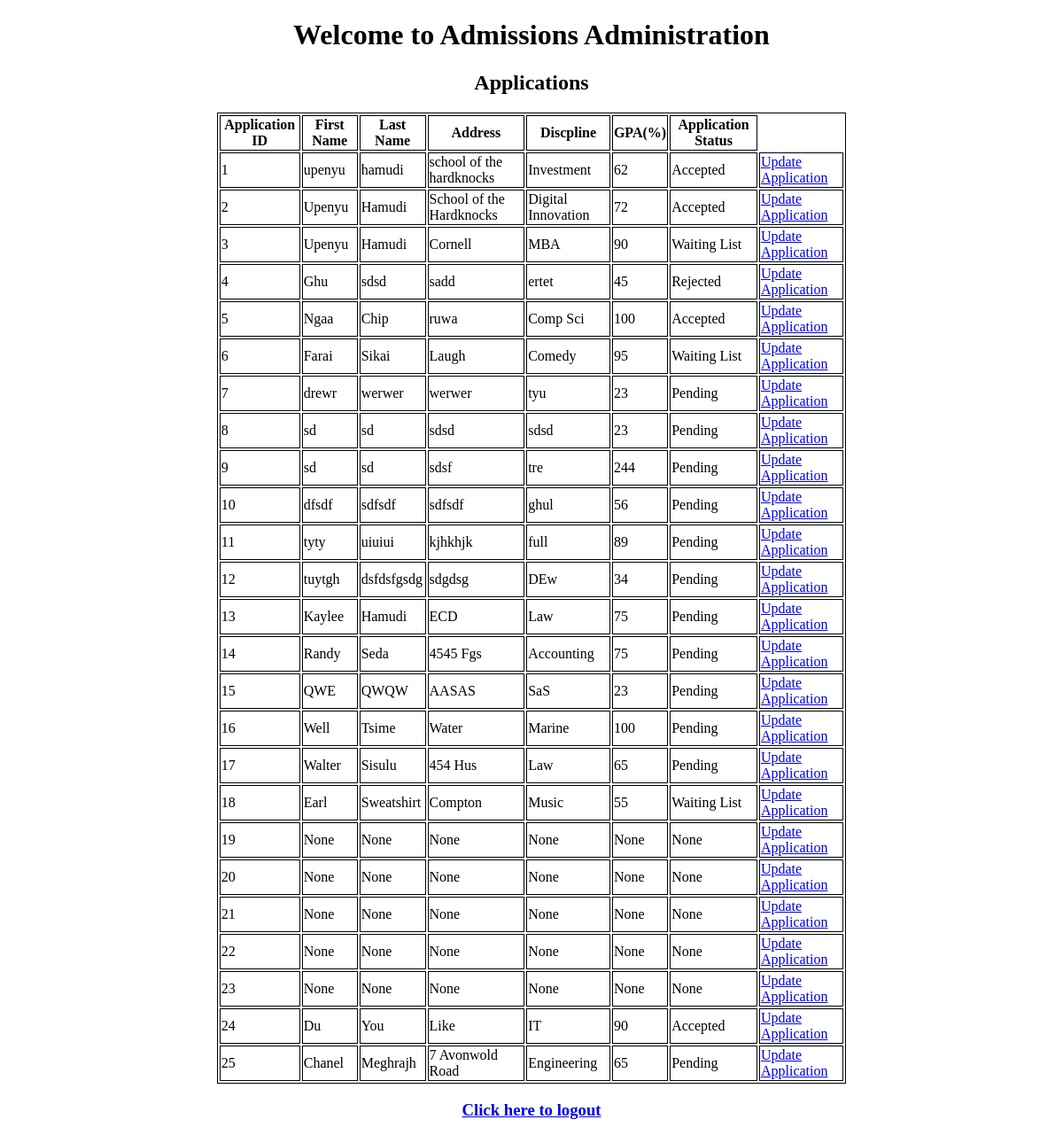
Before: /admin_dashboard with the older database file.
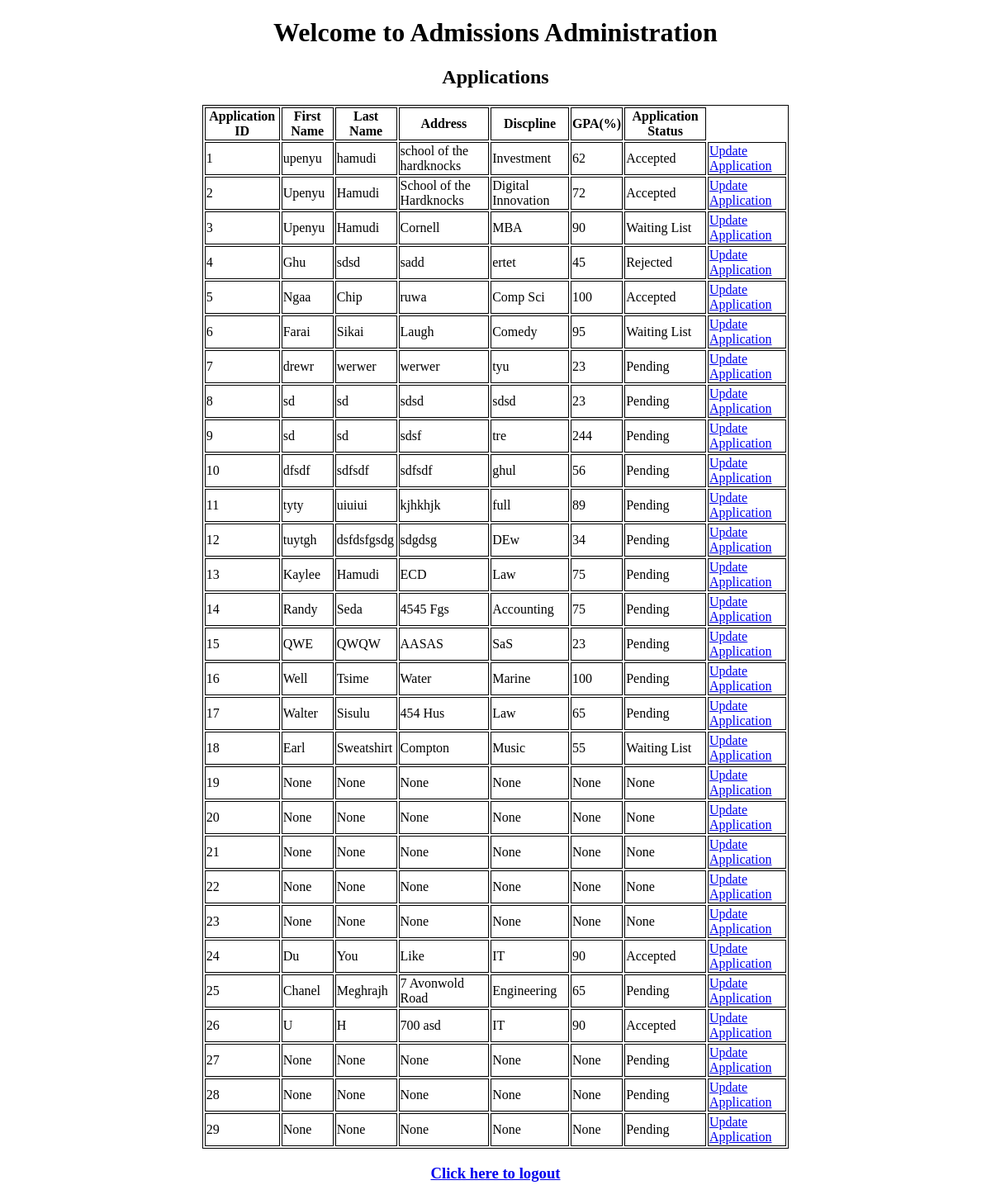
After: the same page with the newer database file.
### app.py (models this page shows)
class Forms(db.Model, UserMixin):
    form_id = db.Column(db.Integer, primary_key=True)
    firstname = db.Column(db.String(50), nullable=False)
    lastname = db.Column(db.String(50), nullable=False)
    address = db.Column(db.String(100), nullable=False)
    discipline = db.Column(db.String(50), nullable=False)
    gpa = db.Column(db.String(10), nullable=False)
    application_status = db.Column(db.String(20), nullable=False)
    user_id = db.Column(db.Integer, nullable=False)

### app.py (the view)
@app.route('/admin_dashboard', methods = ['GET','POST'])
def admin_dashboard():
    user_id = request.args.get('user_id')
    applications = Forms.query.all()
    return render_template('admin_dashboard.html',user = user_id, data=applications)

### templates/admin_dashboard.html (shortened to what this page needs)
<!DOCTYPE html>
<html lang="en">
<head>
</head>
<body style = "background: url(https://wallpaperaccess.com/full/1567833.jpg); background-size: 100%;">
    <h1><center>Welcome to Admissions Administration</center></h1>
    <h2><center>Applications</center></h2>
    <table class="center", width=60%>
        <thead>
            <th>Application ID</th>
            <th>First Name</th>
            <th>Last Name</th>
            <th>Address</th>
            <th>Discpline</th>
            <th>GPA(%)</th>
            <th>Application Status</th>
        </thead>
        <tbody>
            {% for row in data %}
            <tr>
                <td id = "form_id"> {{ row.form_id }}</td>
                <td> {{ row.firstname }}</td>
                <td> {{ row.lastname }}</td>
                <td> {{ row.address }}</td>
                <td> {{ row.discipline }}</td>
                <td> {{ row.gpa }}</td>
                <td> {{row.application_status}}</td>
                <td> <a href="{{url_for('update_application', form_id = row.form_id)}}">Update Application</a></td>
            </tr>
            {% endfor %}
        </tbody>
    </table>
    <a href="{{url_for('logout')}}"><h3><center>Click here to logout</center></h3></a><br>

### templates/admin_dashboard.html (style rules this page uses)
body { font-family: Calibri; font-size: 12pt; }
table, th, td { border:1px solid black; }
table.center { margin-left: auto; margin-right: auto; }

Changed rows visible on the page:
added Forms: form_id "26", firstname "U", lastname "H", address "700 asd", discipline "IT", gpa "90", application_status "Accepted"
added Forms: form_id "27", firstname "None", lastname "None", address "None", discipline "None", gpa "None", application_status "Pending"
added Forms: form_id "28", firstname "None", lastname "None", address "None", discipline "None", gpa "None", application_status "Pending"
added Forms: form_id "29", firstname "None", lastname "None", address "None", discipline "None", gpa "None", application_status "Pending"
